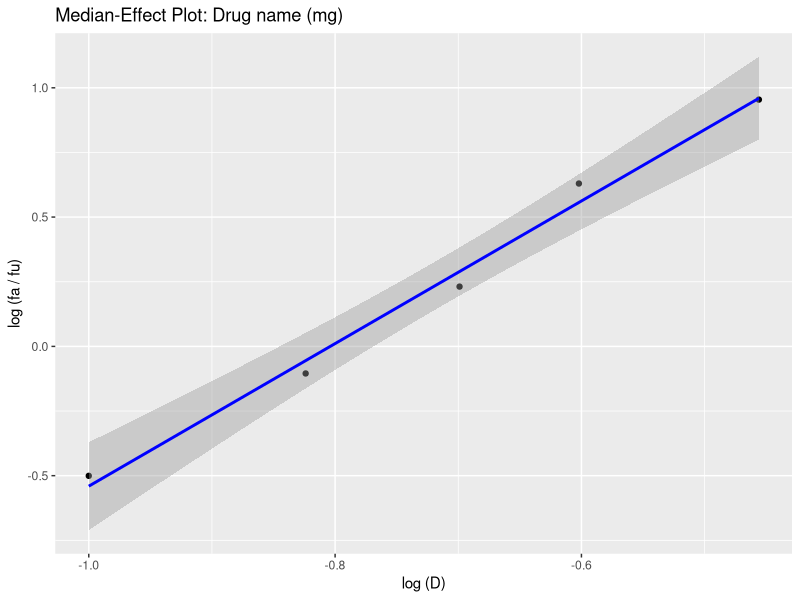
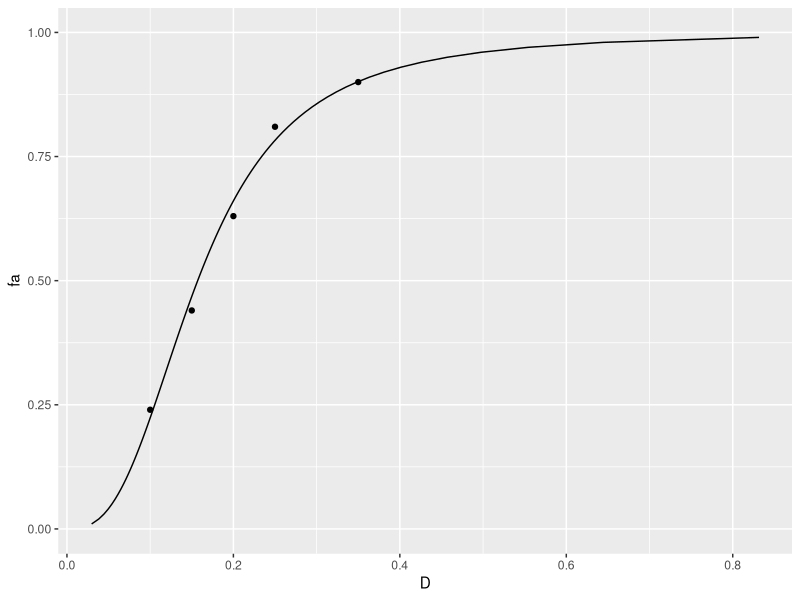
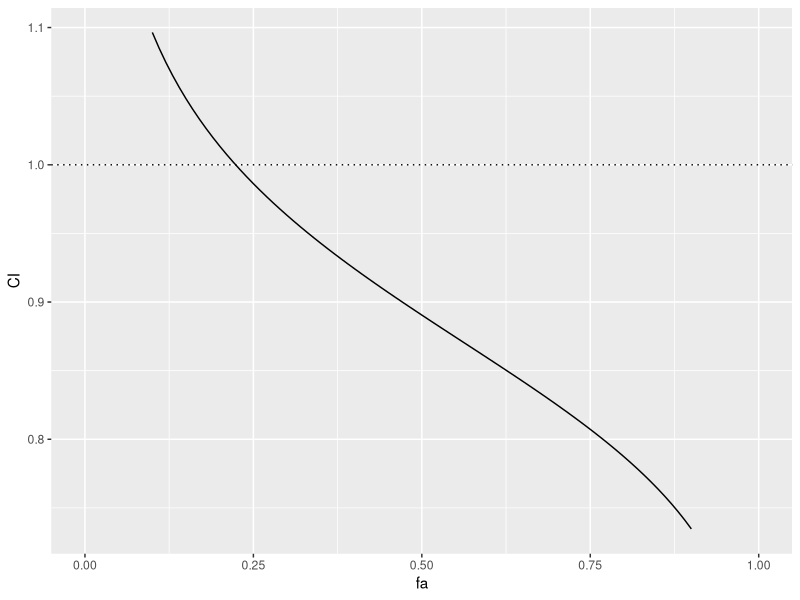

These figures' R source, in order:
#
# R package for Median Effect principle calculations and plots
#
# Requires
# - knitr (for kable)
# - ggplot2
#
#
# Class: drug_effects
#
# Single drug series
# - vector of doses (D)
# - vector of fraction affected (fa)
# - drug name  (name)
# - drug units (units)
# - Calculated: Dm, m, R^2, R, log10(D), log10(fa / (1-fa))
#
#
# Combination drug series, constant ratio
# - ADD: ratio: drug 1 / drug 2 (ratio)
# - ADD: drug 2 name  (name2)
# - ADD: drug 2 units (units2)
#
#
# Combination drug series, non-constant ratio
# - vector of drug 1 doses (D1)
# - vector of drug 2 doses (D2)
# - vector of fraction affected (fa)
# - drug 1 name  (name)
# - drug 1 units (units)
# - drug 2 name  (name2)
# - drug 2 units (units2)
#
#
# Methods:
#
# - print() / export()
# - calculate fa from D
# - calculate D from fa
# - sigmoidal: plot fa versus D
# - linear:    plot log10(fa / (1-fa)) versus log10(D)
#
# - fa-CI plot from drug 1, drug 2, constant / non-constant ratio combo
# - isobologram?
# - print() / export() combo analysis


# Drug effects object constructor: for single drugs and constant ratio combinations
new_drug_effects <- function(D = double(), fa = double(), name = "", units = "", ratio = double(), name2 = "", units2 = "") {
  stopifnot(is.double(D), is.double(fa), is.double(ratio))
  
  values <- list(D = D, fa = fa, name = name, units = units, ratio = ratio, name2 = name2, units2 = units2)
  class <- c("drug_effects")
  
  if (length(ratio) != 0) {
    # values <- c(values, list(ratio = ratio, name2 = name2, units2 = units2))
    class <- append("combo_drug_effects", class)
  }
  
  structure(values, class = class)
}

# Drug effects object validator + statistics calculator
validate_drug_effects <- function(x) {
  D  <- x$D
  fa <- x$fa
  ratio <- x$ratio
  
  if (!all(!is.na(D) & D > 0.0)) { stop("All doses `D` must be non-missing and greater than zero", call. = FALSE) }
  if (!all(!is.na(fa) & fa > 0.0 & fa < 1.0)) { stop("All fraction affected `fa` must be non-missing, greater than zero, and less than one", call. = FALSE) }
  if (length(D) != length(fa)) { stop("The number of doses must equal the number of fraction affected", call. = FALSE) }
  if (length(D) < 2) { stop("There must be at least two dose / fraction affected points", call. = FALSE) }
  
  if (length(ratio) != 0) {
    if (length(ratio) != 1) { stop("Only a single constant ratio can be used", call. = FALSE) }
    if (ratio < 0) { stop("The ratio of drug1 / drug2 must be non-negative", call. = FALSE) }
  }
  
  # Do the statistical calculations; add more elements to x
  x$log_D     <- log10(x$D)
  x$log_fa_fu <- log10(x$fa / (1-x$fa))
  
  fit  <- stats::lm(log_fa_fu ~ log_D, data = data.frame(list(log_D = x$log_D, log_fa_fu = x$log_fa_fu)))
  
  x$b  <- unname(fit$coefficients[1])
  x$m  <- unname(fit$coefficients[2])
  x$Dm <- unname(10^(-x$b/x$m))
  x$R2 <- unname(summary(fit)$r.squared)
  x$R  <- unname(sqrt(x$R2)) * sign(x$m) # m should always be positive, but just in case

  x # return the validated and augmented object
}


# Single drug object helper
drug_effects <- function(D = double(), fa = double(), name = "", units = "", ratio = double(), name2 = "", units2 = "") {
  D <- as.double(D)
  fa = as.double(fa)
  name = as.character(name)
  units = as.character(units)
  ratio = as.double(ratio)
  name2 = as.character(name2)
  units2 = as.character(units2)
  validate_drug_effects(new_drug_effects(D, fa, name, units, ratio, name2, units2))
}


# Given a drug_effects object and vector of doses, return predicted fraction affected
calc_fa <- function(drug, D) {
  if (!inherits(drug, "drug_effects")) { stop("Requires a `drug_effects` object", call. = FALSE) }
  m <- drug$m
  Dm <- drug$Dm
  return (1 / (1 + ((Dm / D)^m)))
}


# Given a drug_effects object and vector of fa, return predicted doses
calc_D <- function(drug, fa) {
  if (!inherits(drug, "drug_effects")) { stop("Requires a `drug_effects` object", call. = FALSE) }
  m <- drug$m
  Dm <- drug$Dm
  return (Dm*(fa / (1 - fa))^(1/m))
}


# Given drug 1, drug 2, and drug combination drug_effects objects, calculate combination index CI at vector of fa values
calc_CI <- function(drug1, drug2, drug_combo, fa) {
  ratio <- drug_combo$ratio
  
  Dx1 <- calc_D(drug1, fa)
  Dx2 <- calc_D(drug2, fa)
  
  D_combo <- calc_D(drug_combo, fa)
  D1 <- (ratio / (ratio + 1)) * D_combo
  D2 <- D_combo / (ratio + 1)
  
  CI <- (D1 / Dx1) + (D2 / Dx2)
  return(CI)
}


# Add print for drug_effects display
print.drug_effects <- function(x, ..., stats = TRUE) {
  
  D <- x$D
  fa <- x$fa
  name <- x$name
  units <- x$units
  
  ratio <- x$ratio
  name2 <- x$name2
  units2 <- x$units2
  
  Dm <- x$Dm
  
  # log_D <- log10(D)
  # log_fa_fu <- log10(fa / (1-fa))
  
  if (x$name  != "") { cat("Drug: ", name, "\n", sep = '') }
  if (x$units != "") { cat("Units: ", units, "\n", sep = '')}
  
  if (x$name2  != "") { cat("Drug 2: ", name2, "\n", sep = '') }
  if (x$units2 != "") { cat("Units 2: ", units2, "\n", sep = '')}

  # df <- data.frame(list(D = D, fa = fa, log_D = log_D, log_fa_fu = log_fa_fu))
  df <- data.frame(list(D = D, fa = fa))
  if (length(ratio) != 0) {
    cat("\nRatio of drug 1 / drug 2: ", ratio, sep = '')
    D1 <- (ratio / (ratio+1)) * D
    D2 <- D / (ratio + 1)
    df$D1 <- D1
    df$D2 <- D2
    
    Dm <- paste0(signif(Dm, 4), ' = ', signif((ratio / (ratio+1)) * Dm, 4), ' + ', signif(Dm / (ratio + 1), 4))
  }
  
  print(knitr::kable(df))
  
  if (stats) { cat('\nm: ', x$m, '\nDm: ', Dm, '\nR2: ', x$R2, '\nR: ', x$R, sep = '') }
}


plot.drug_effects <- function(x, y, ..., color = 'blue') {
  title <- "Median-Effect Plot"
  if (x$name != "") { title <- paste0(title, ": ", x$name) }
  if (x$units != "") { title <- paste0(title, " (", x$units, ")") }

    df <- data.frame(list(D = x$D, fa = x$fa, log_D = x$log_D, log_fa_fu = x$log_fa_fu))

  g <- ggplot2::ggplot(
    data = df,
    ggplot2::aes(log_D, log_fa_fu)
  ) +
    ggplot2::geom_point() +
    ggplot2::stat_smooth(method = "lm", color = color) +
    ggplot2::xlab("log (D)") +
    ggplot2::ylab("log (fa / fu)") +
    ggplot2::ggtitle(title)

  g
}


dose_effect_plot <- function(drug, from = 0.01, to = 0.99, by = 0.01) {
  if (!inherits(drug, "drug_effects")) {
    stop(
      "This requires a drug dose/fa object",
      call. = FALSE
    )
  }
  
  calc_d <- function(fa, m, Dm) { Dm*(fa / (1 - fa))^(1/m) }
  
  m  <- drug$m
  Dm <- drug$Dm
  
  df <- data.frame(list(D = drug$D, fa = drug$fa))
  
  fa <- seq(from = from, to = to, by = by)
  df2 <- data.frame(list(D = calc_d(fa, m, Dm), fa = fa))
  g <- ggplot2::ggplot(data = df2, ggplot2::aes(D, fa)) +
    ggplot2::geom_line() +
    ggplot2::geom_point(data = df, ggplot2::aes(D, fa)) +
    ggplot2::coord_cartesian(ylim = c(0,1))
  
  g
}


fa_ci_plot <- function(drug1, drug2, drug_combo, from = 0.01, to = 0.99, by = 0.01) {
  fa <- seq(from = from, to = to, by = by)
  CI = calc_CI(drug1, drug2, drug_combo, fa)
  
  df <- data.frame(list(fa = fa, CI = CI))
  g <- ggplot2::ggplot(df, ggplot2::aes(fa, CI)) +
    ggplot2::geom_line() +
    ggplot2::geom_hline(yintercept = 1.0, linetype = 'dotted') +
    ggplot2::coord_cartesian(xlim = c(0,1))
  g
}

# df <- dplyr::tribble(
#   ~D, ~fa,
#   0.1, 0.24,
#   0.15, 0.44,
#   0.2, 0.63,
#   0.25, 0.81,
#   0.35, 0.9
# )
# 
# 
# df <- dplyr::tribble(
#   ~D, ~fa,
#   0.002, 0.429,
#   0.004, 0.708,
#   0.005, 0.761,
#   0.01, 0.882,
#   0.02, 0.932
# )
# 
# df <- dplyr::tribble(
#   ~D, ~fa,
#   0.05, 0.055,
#   0.1, 0.233,
#   0.2, 0.301,
#   0.5, 0.559,
#   1, 0.821,
#   2, 0.953
# )


D  <- c(0.10, 0.15, 0.20, 0.25, 0.35)
fa <- c(0.24, 0.44, 0.63, 0.81, 0.90)

d <- drug_effects(D = D, fa = fa, name = 'Drug name', units = 'mg')
d

d2 <- drug_effects(D = D, fa = fa, name = 'DrugOne', units = 'mg', ratio = 3, name2 = "DrugTwo")

plot(d)

dose_effect_plot(d)

# str(d)
# class(d)
# inherits(d, "drug_effects")
# unclass(d)


# Taxol
drug1 <- drug_effects(D = c(0.002, 0.004, 0.005, 0.01, 0.02), fa = c(0.429, 0.708, 0.761, 0.882, 0.932), name = "Taxol", units = "uM")

# Cis-Pt
drug2 <- drug_effects(D = c(0.05, 0.1, 0.2, 0.5, 1, 2), fa = c(0.055, 0.233, 0.301, 0.559, 0.821, 0.953), name = "Cis-Pt", units = "uM")

# Taxol:Cis-Pt Combo, ratio = 0.1
# drug_combo <- drug_effects(D = c(0.11, 0.22, 0.55, 1.1), fa = c(0.45, 0.671, 0.921, 0.958), ratio = 0.1)

drug_combo <- drug_effects(D = c(0.001, 0.002, 0.005, 0.01) + c(0.1, 0.2, 0.5, 1), fa = c(0.45, 0.671, 0.921, 0.958), ratio = 0.01)

calc_CI(drug1, drug2, drug_combo, fa = c(0.5, 0.75, 0.9, 0.95))

fa_ci_plot(drug1, drug2, drug_combo, from = 0.1, to = 0.9)
